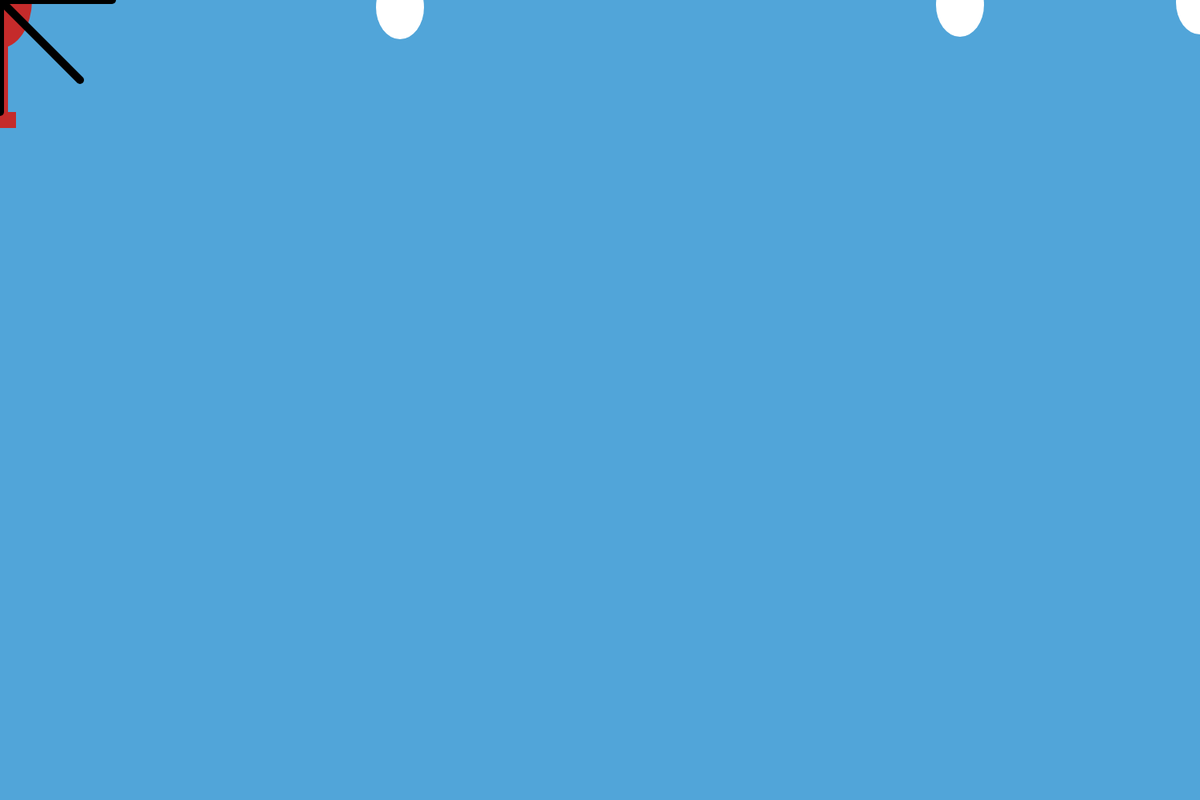
Frame 1 (no input)
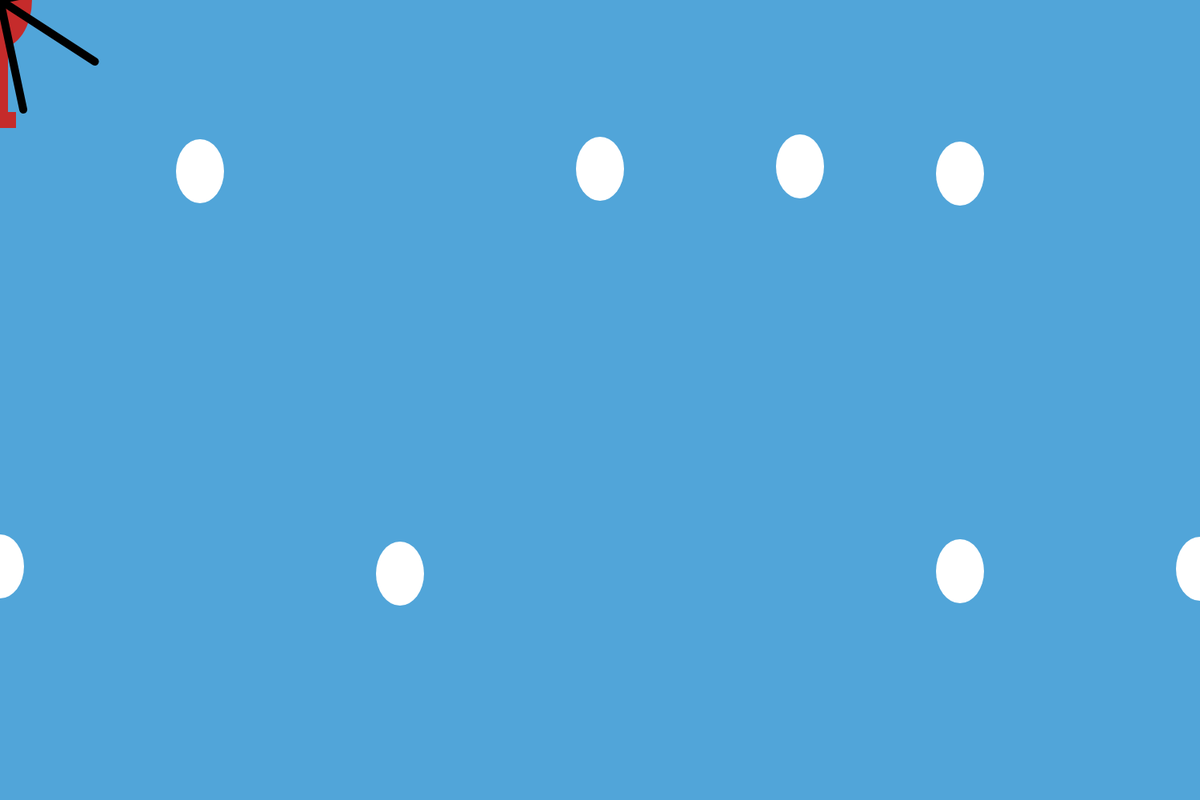
Frame 60 (no input)
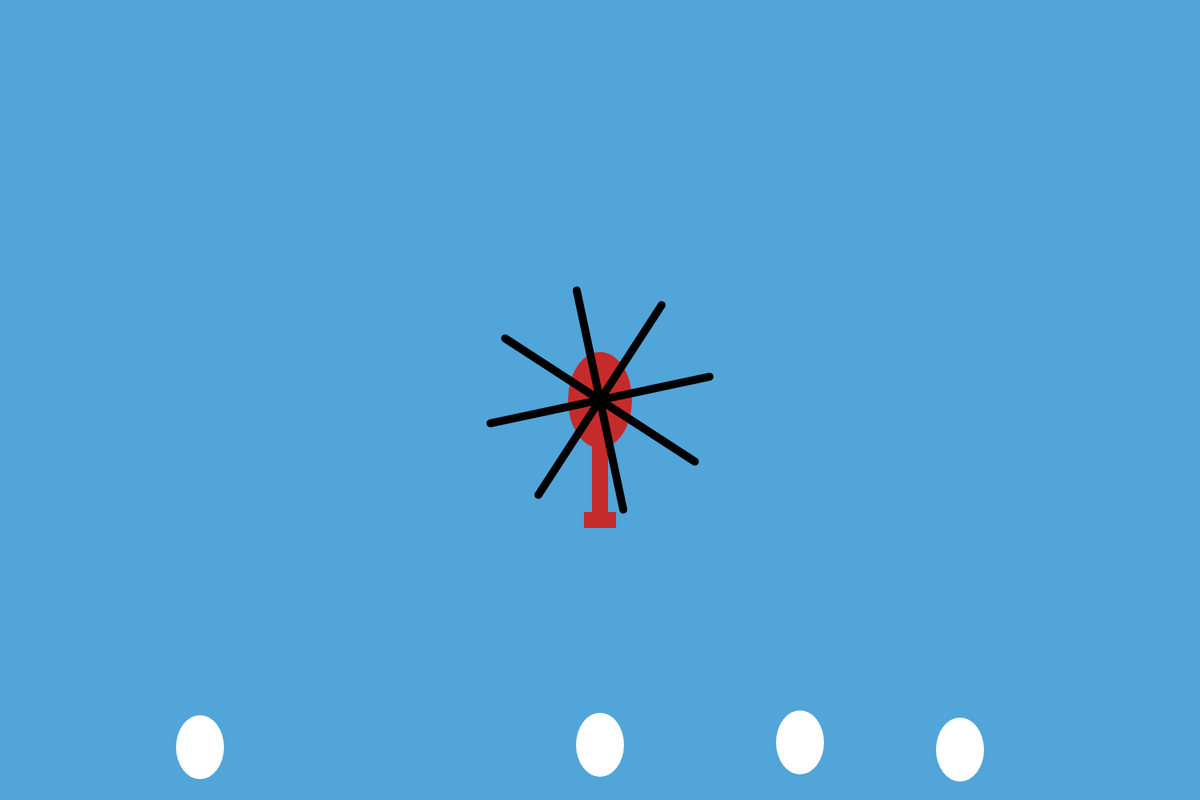
Frame 120 (the mouse pressed at the canvas centre since frame 60)

The p5.js sketch that drew these frames (run headless with seeded random() and noise() and a simulated clock; from frame 60 on, the mouse is pressed at the canvas centre):

// p5.js sketch
// ── sketch.js
// helicopter setup

var angle = 0;
var posA = 1500
var posB = 1200
var posC = 500
var posD = 1000
var posE = 750
var posF = 250
var posG = 1200
var posX = 0
var posY = 0
var posZ = 0


function setup() {
    createCanvas( 1500, 1000 );
    angleMode(DEGREES);

}

function draw() {
    background( '#51A5D9' );
    noCursor();

    // clouds
    push();

    noStroke();
    fill('#fff');
    ellipse(posX, posY, 60, 80);
    posY = posY + 3
    ellipse(posA, posY, 60, 80);
    posY = posY + 3
    ellipse(posB, posY, 60, 80);
    posY = posY + 3
    ellipse(posC, posY, 60, 80);
    posY = posY + 3

    // cloud group 1 repeats
    if (posY > height+500) {
    posY = 0;
    }


    pop();

    push();


    noStroke();
    fill('#fff');
    ellipse(posD, posZ-500, 60, 80);
    posZ = posZ + 3
    ellipse(posE, posZ-500, 60, 80);
    posZ = posZ + 3
    ellipse(posF, posZ-500, 60, 80);
    posZ = posZ + 3
    ellipse(posG, posZ-500, 60, 80);
    posZ = posZ + 3

    // cloud group 2 repeats
    if (posZ > height+500) {
    posZ = 0;
    }

    pop();

    //*****************
    // helicopter sandbox
    //*****************

    push();

    //helicopter follows mouse
    translate( mouseX, mouseY );





    // ** Body **
    // helicopter

    push();
    noStroke();
    fill('#C52B2B');
    ellipse( 0, 0, 80, 120 );

    // tail
    stroke('#C52B2B');
    strokeWeight(20);
    strokeCap(SQUARE);
    line( 0, 0, 0, 150);
    line( -20, 150, 20, 150);


    pop();

    // ** HEAD **

    push();
    // blades
    rotate(angle);
    stroke( '#000' );
    strokeWeight( 10 );
    line( -100, -100, 100, 100 );
    line( 100, -100, -100, 100 );
    line( -140, 0, 140, 0 );
    line( 0, -140, 0, 140 );

    // blades rotate
    angle =  angle + 12;

    pop();

    pop();





    // ** END HEAD **



    //*****************
    // End helicopter Sandbox
    //*****************

  }
